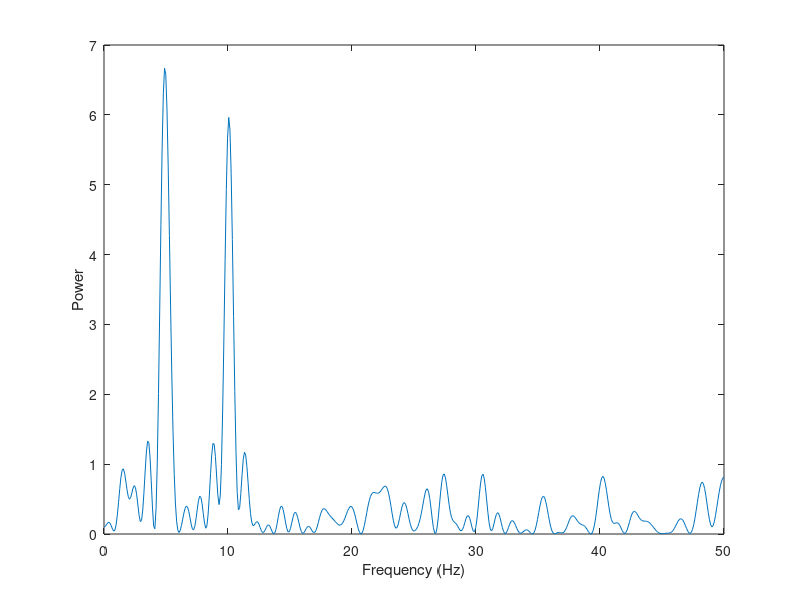

Reproduce this figure in MATLAB.
clc

% Define frequencies:

f1 = 5;
f2 = 10;

% Define time range:

tint = 0.01;
tmax = 1;
t = 0:tint:tmax;

% Generate two sin waves, add noise and plot:

y = sin(f1*(2*pi)*t) + sin(f2*(2*pi)*t);
yn = y + randn(size(t));

plot(t,yn);
xlabel('time (seconds)')
ylabel('noisy signal')

% Define no of points to use in Fourier Transform:

poi = 1024;
nyq = round(poi/2);

% Calculate Fast Fourier Transform (FFT) of data:

ffty = fft(yn,poi);
ps = ffty .* conj(ffty) / 512;
f =(1/tint)*(0:(nyq))/poi;

% Plot Power Spectrum:

plot(f,ps(1:(nyq+1)));
xlabel('Frequency (Hz)');
ylabel('Power');

%%%%%%%%%%%%%%%%%%%%%%%%%%%%%%%%%%%%%%%%%%%%%%%%%%%%%%%%%%%%%%%%%%%%%%%%%%%
%%%%%%%%%%%%%%%%%%%%%%%%%%%%%%%%%%%%%%%%%%%%%%%%%%%%%%%%%%%%%%%%%%%%%%%%%%%

% Create image:

img = zeros(512,512);